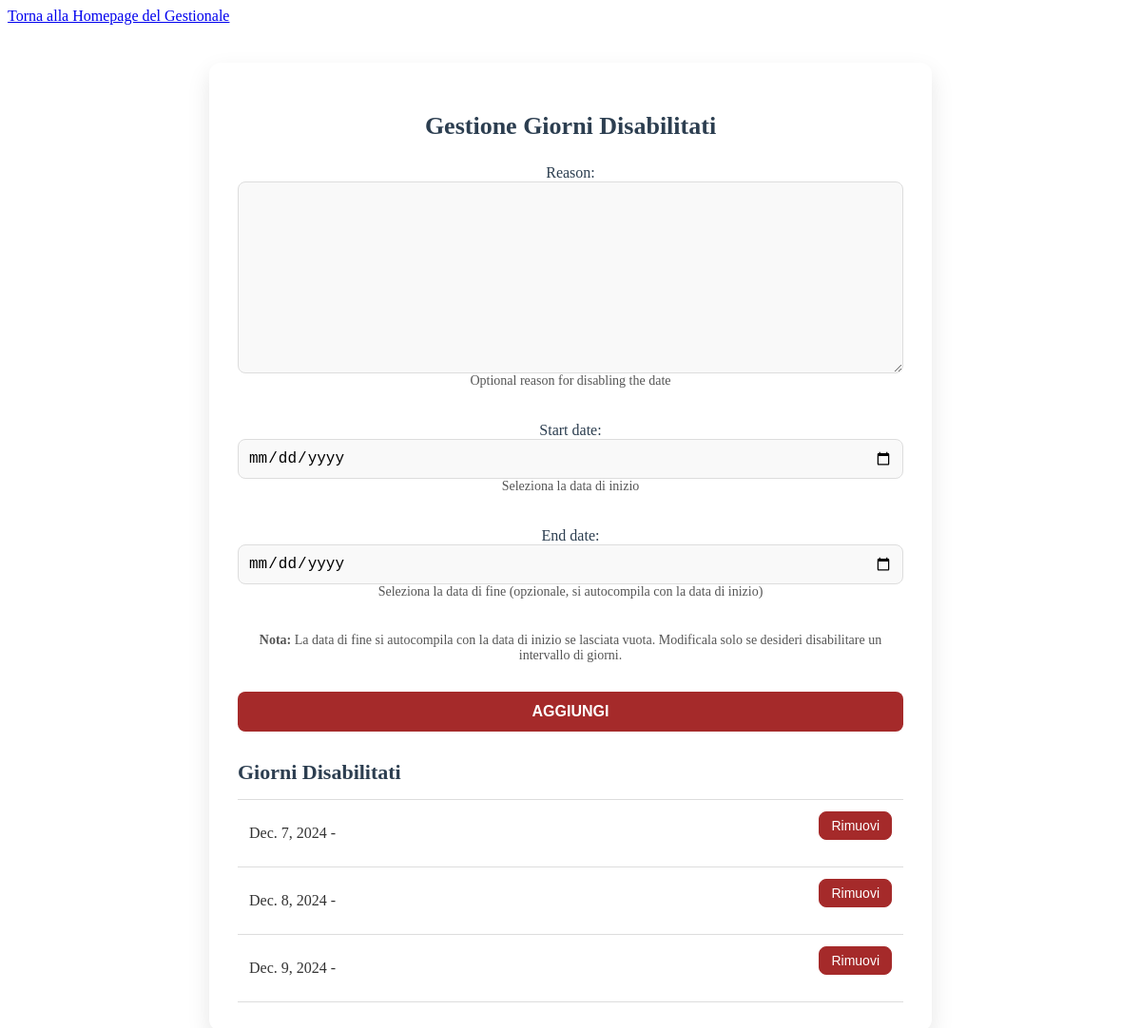
Screenshot of /gestionale/manage-disabled-dates/ (signed in) with the database file from the repository.
### gestionale/models.py (models this page shows)
class DisabledDate(models.Model):
    date = models.DateField(unique=True, help_text="Date to disable for reservations")
    reason = models.TextField(blank=True, help_text="Optional reason for disabling the date")

### gestionale/views.py (the view)
# urls.py: path('manage-disabled-dates/', views.manage_disabled_dates, name='manage_disabled_dates'),
@login_required
def manage_disabled_dates(request):
    if request.method == 'POST':
        form = DisabledDateForm(request.POST)
        if form.is_valid():
            start_date = form.cleaned_data.get('start_date')
            end_date = form.cleaned_data.get('end_date')
            reason = form.cleaned_data.get('reason')
            current_date = start_date
            while current_date <= end_date:
                DisabledDate.objects.get_or_create(date=current_date, defaults={'reason': reason})
                current_date += timedelta(days=1)
            return redirect('gestionale:manage_disabled_dates')
    else:
        form = DisabledDateForm()
    disabled_dates = DisabledDate.objects.all()  # Recupera tutti gli oggetti completi
    return render(request, 'gestionale/manage_disabled_dates.html', {
        'form': form,
        'disabled_dates': disabled_dates,  # Passa oggetti completi con `id`
    })

### gestionale/form.py (shortened to what this page needs)
class DisabledDateForm(forms.ModelForm):
    start_date = forms.DateField(
        required=True,
        widget=forms.DateInput(attrs={'type': 'date'}),
        help_text="Seleziona la data di inizio"
    )
    end_date = forms.DateField(
        required=False,
        widget=forms.DateInput(attrs={'type': 'date'}),
        help_text="Seleziona la data di fine (opzionale, si autocompila con la data di inizio)"
    )
    class Meta:
        model = DisabledDate
        fields = ['reason']  # La ragione rimane opzionale

### gestionale/templates/gestionale/manage_disabled_dates.html (shortened to what this page needs)
{% load static %}
<link rel="stylesheet" href="{% static 'gestionale/manage_disabled_dates.css' %}">
<a href="{% url 'gestionale:gestionale' %}" class="back-to-home">Torna alla Homepage del Gestionale</a>
<div class="disabled-dates-container">
    <h2>Gestione Giorni Disabilitati</h2>
    <form method="post" class="disabled-dates-form">
        {{ form.as_p }}
        <p><strong>Nota:</strong> La data di fine si autocompila con la data di inizio se lasciata vuota.
            Modificala solo se desideri disabilitare un intervallo di giorni.</p>
        <button type="submit">Aggiungi</button>
    </form>
    <div class="disabled-dates-list-container">
        <h3>Giorni Disabilitati</h3>
        <ul class="disabled-dates-list">
            {% for date in disabled_dates %}
                <li>
                    <span>{{ date.date }} - {{ date.reason }}</span>
                    <form method="post" action="{% url 'gestionale:delete_disabled_date' date.id %}">
                        <button type="submit" class="btn btn-danger">Rimuovi</button>
                    </form>
                </li>
            {% endfor %}
        </ul>
    </div>
</div>

### static/gestionale/manage_disabled_dates.css (style rules this page uses)
.disabled-dates-container { font-family: 'Playfair Display', serif; max-width: 700px; margin: 40px auto; padding: 30px; background-color: #fff; border-radius: 12px; box-shadow: 0 10px 25px rgba(0, 0, 0, 0.1); color: #333; }
.disabled-dates-container h2 { text-align: center; font-weight: 700; font-size: 26px; color: #2c3e50; margin-bottom: 20px; }
.disabled-dates-form { display: flex; flex-direction: column; gap: 20px; }
.disabled-dates-form label { font-size: 16px; font-weight: 500; color: #2c3e50; margin-bottom: 5px; }
.disabled-dates-form input[type="text"], .disabled-dates-form input[type="date"], .disabled-dates-form textarea { width: 100%; padding: 10px; border: 1px solid #ddd; border-radius: 8px; font-size: 16px; box-sizing: border-box; background-color: #f9f9f9; }
.disabled-dates-form p { font-size: 14px; color: #555; margin: 5px 0 10px; text-align: center; }
.disabled-dates-form button[type="submit"] { padding: 12px; border: none; border-radius: 8px; background-color: #a52a2a; color: #fff; font-size: 16px; font-weight: bold; text-transform: uppercase; cursor: pointer; transition: background-color 0.3s ease; }
.disabled-dates-list-container { margin-top: 30px; }
.disabled-dates-list-container h3 { font-size: 22px; font-weight: bold; color: #2c3e50; margin-bottom: 15px; }
.disabled-dates-list { list-style: none; padding: 0; margin: 0; border-top: 1px solid #ddd; }
.disabled-dates-list li { display: flex; justify-content: space-between; align-items: center; padding: 12px; border-bottom: 1px solid #ddd; }
.disabled-dates-list li span { font-weight: 500; font-size: 16px; color: #333; }
.disabled-dates-list li form button { padding: 6px 12px; border: 1px solid #a52a2a; border-radius: 8px; background-color: #a52a2a; color: #fff; font-size: 14px; cursor: pointer; transition: background-color 0.3s ease; }

### rows the page displays
DisabledDate: date "Dec. 7, 2024"
DisabledDate: date "Dec. 8, 2024"
DisabledDate: date "Dec. 9, 2024"
